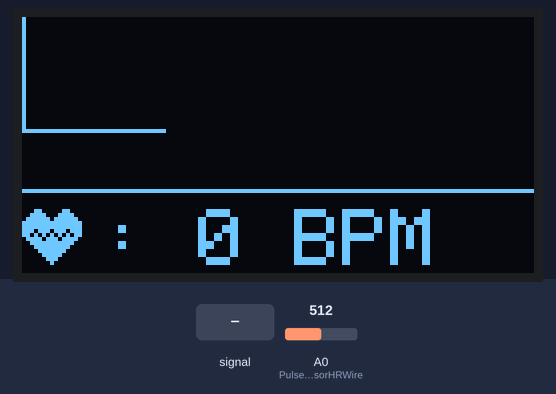
A sketch run on a simulated Arduino Uno, built with avr-gcc and run on an emulated ATmega328P. On the bench: 128×64 one-colour display. The test bench sets the inputs (shaded band); at power-on: A0 (PulseSensorHRWire) = 512. What the sketch prints to the serial monitor is not drawn.

Above: at 7.3 s.
7.4 s: A0 (PulseSensorHRWire) fed a 200 Hz sine of ±81 counts around its level
At 9.81 s:
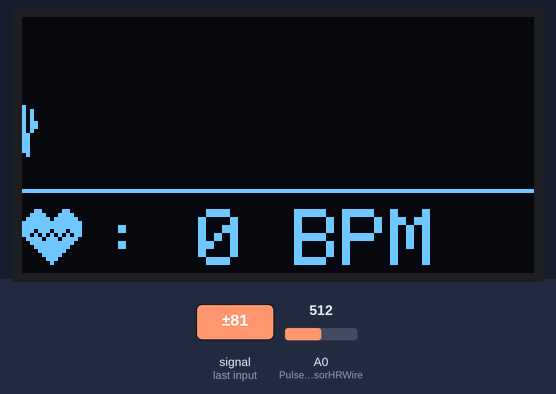
10.4 s: A0 (PulseSensorHRWire) set to 530
At 10.77 s:
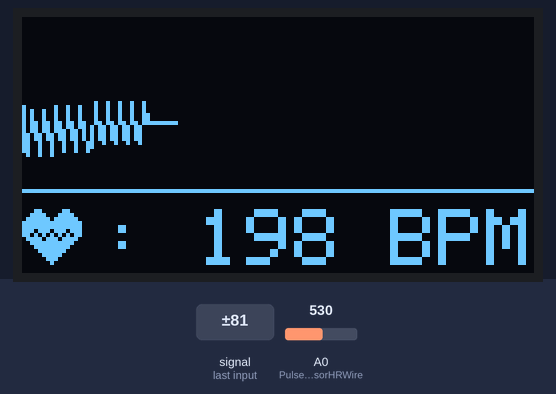
12.1 s: A0 (PulseSensorHRWire) fed a 1000 Hz sine of ±255 counts around its level
At 12.37 s:
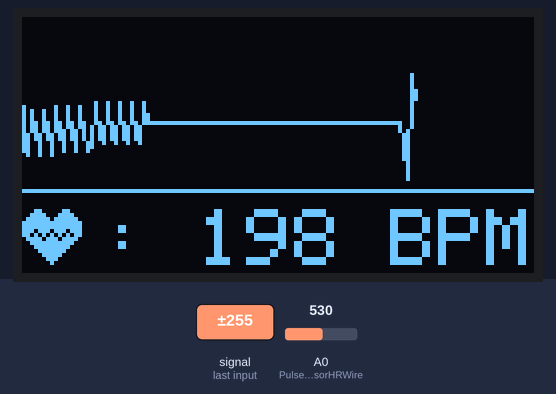
13.7 s: A0 (PulseSensorHRWire) set to 510
At 13.98 s:
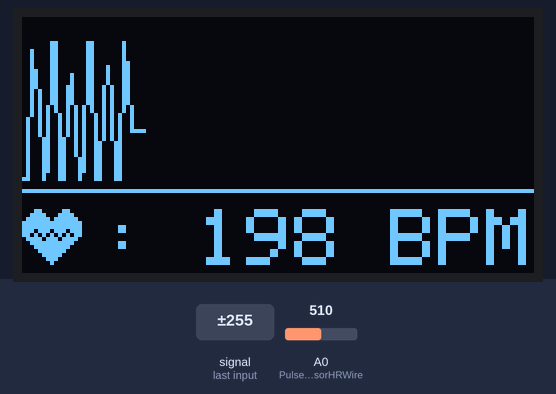
15.3 s: A0 (PulseSensorHRWire) set to 716
At 15.57 s:
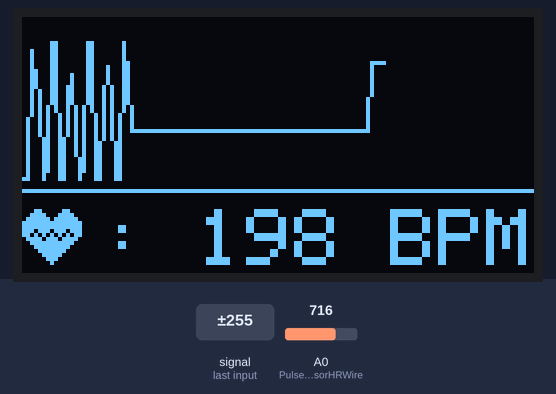
Timing chart, 0 to 17.9 s (numbered marks = the images above; inputs shaded):
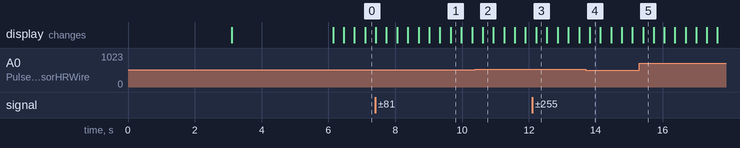

The sketch:

pulse_heart_sensor.ino
```cpp
#include <SPI.h>
#include <Wire.h>
#include <Adafruit_GFX.h>
#include <Adafruit_SSD1306.h>
#define SCREEN_WIDTH 128 //--> Lebar OLED Display
#define SCREEN_HEIGHT 64 //--> Tinggi OLED Display
#define OLED_RESET     -1 // Reset pin
Adafruit_SSD1306 display(SCREEN_WIDTH, SCREEN_HEIGHT, &Wire, OLED_RESET);
unsigned long previousMillisGetHR = 0; //--> menyimpan waktu millis ketika sudah diperbaharui (heartbeat)
unsigned long previousMillisResultHR = 0; //--> menyimpan waktu millis ketika sudah diperbaharui (BPM)
const long intervalGetHR = 20; //--> Interval pebacaan.
const long intervalResultHR = 10000; //--> Interval pembacaan setiap 10 detik
int PulseSensorSignal;
const int PulseSensorHRWire = A0;
int UpperThreshold = 540;
int LowerThreshold = 520;
int cntHB = 0;
boolean ThresholdStat = true; //--> variabel untuk mentriger detak jantung
int BPMval = 0;

int x=0;
int y=0;
int lastx=0;
int lasty=0;

//----------------------------------------'HardyIndustriesLogo', 128x64px
const unsigned char HardyIndustriesLogo [] PROGMEM = {
  0xff, 0xff, 0xff, 0xff, 0xff, 0xff, 0xff, 0xff, 0xff, 0xff, 0xff, 0xff, 0xff, 0xff, 0xff, 0xff,
  0xff, 0xff, 0xff, 0xff, 0xff, 0xff, 0xff, 0xff, 0xff, 0xff, 0xff, 0xff, 0xff, 0xff, 0xff, 0xff,
  0xff, 0xff, 0xff, 0xff, 0xff, 0xff, 0xff, 0xff, 0xff, 0xff, 0xff, 0xff, 0xff, 0xff, 0xff, 0xff,
  0xff, 0xff, 0xff, 0xff, 0xff, 0xff, 0xff, 0xff, 0xff, 0xff, 0xff, 0xff, 0xff, 0xff, 0xff, 0xff,
  0xff, 0xff, 0xff, 0xff, 0xff, 0xff, 0xff, 0xff, 0xff, 0xff, 0xff, 0xff, 0xff, 0xff, 0xff, 0xff,
  0xff, 0xff, 0xff, 0xff, 0xff, 0xff, 0xff, 0xff, 0xff, 0xff, 0xff, 0xff, 0xff, 0xff, 0xff, 0xff,
  0xff, 0xff, 0xff, 0xff, 0xff, 0xff, 0xff, 0xff, 0xff, 0xff, 0xff, 0xff, 0xff, 0xff, 0xff, 0xff,
  0xff, 0xff, 0xff, 0xff, 0xff, 0xff, 0xff, 0xff, 0xff, 0xff, 0xff, 0xff, 0xff, 0xff, 0xff, 0xff,
  0xff, 0xff, 0xff, 0xff, 0xff, 0xff, 0xff, 0xff, 0xff, 0xff, 0xff, 0xff, 0xff, 0xff, 0xff, 0xff,
  0xff, 0xff, 0xff, 0xff, 0xff, 0xff, 0xff, 0xff, 0xff, 0xff, 0xff, 0xff, 0xff, 0xff, 0xff, 0xff,
  0xff, 0xff, 0xff, 0xff, 0xff, 0xff, 0xff, 0xff, 0xff, 0xff, 0xff, 0xff, 0xff, 0xff, 0xff, 0xff,
  0xff, 0xff, 0xff, 0xff, 0xff, 0xff, 0xff, 0xff, 0xff, 0xff, 0xff, 0xff, 0xff, 0xff, 0xff, 0xff,
  0xff, 0xff, 0xff, 0xff, 0xff, 0xff, 0xff, 0xff, 0xff, 0xff, 0xff, 0xff, 0xff, 0xff, 0xff, 0xff,
  0xff, 0xff, 0xff, 0xff, 0xff, 0xff, 0xff, 0xff, 0xff, 0xff, 0xff, 0xff, 0xff, 0xff, 0xff, 0xff,
  0xff, 0xff, 0xff, 0xff, 0xff, 0xff, 0xff, 0xff, 0xff, 0xff, 0xff, 0xff, 0xff, 0xff, 0xff, 0xff,
  0xff, 0xff, 0xff, 0xff, 0xff, 0xff, 0xff, 0xff, 0xff, 0xff, 0xff, 0xff, 0xff, 0xff, 0xff, 0xff,
  0xff, 0xff, 0xff, 0xff, 0xff, 0xff, 0xff, 0xff, 0xff, 0xff, 0xff, 0xff, 0xff, 0xff, 0xff, 0xff,
  0xff, 0xf8, 0x9f, 0xff, 0xff, 0x00, 0xff, 0xff, 0xff, 0xff, 0xff, 0xff, 0xff, 0xff, 0xff, 0xff,
  0xff, 0xf8, 0x83, 0xff, 0xff, 0x00, 0x00, 0x00, 0x00, 0x03, 0xff, 0xff, 0xff, 0xff, 0xff, 0xff,
  0xff, 0xf8, 0xc0, 0xff, 0xfe, 0x00, 0x00, 0x00, 0x00, 0x00, 0x00, 0x00, 0x00, 0x07, 0xff, 0xff,
  0xfc, 0xf8, 0xf8, 0x7f, 0xfe, 0x3f, 0xff, 0xff, 0xff, 0xff, 0xff, 0xff, 0xff, 0xff, 0xff, 0xff,
  0xf8, 0x60, 0x9e, 0x3f, 0xfe, 0x38, 0x7f, 0x0f, 0xf0, 0x7f, 0xc0, 0x3f, 0x80, 0x7e, 0x0f, 0xc1,
  0xf0, 0x00, 0x87, 0x1f, 0xfe, 0x78, 0xff, 0x0f, 0xf0, 0x7f, 0x80, 0x1f, 0x00, 0x0e, 0x0f, 0x83,
  0xf0, 0x00, 0x83, 0x8f, 0xfc, 0x70, 0xff, 0x0f, 0xe0, 0x7f, 0x80, 0x0f, 0x00, 0x07, 0x0f, 0x07,
  0xf8, 0x00, 0xf0, 0xc7, 0xfc, 0x70, 0xfe, 0x1f, 0xc0, 0x7f, 0x0f, 0x0f, 0x0f, 0x03, 0x06, 0x0f,
  0xf8, 0x07, 0x78, 0xe7, 0xfc, 0xf0, 0xfe, 0x1f, 0x80, 0x7f, 0x0f, 0x0e, 0x1f, 0x83, 0x84, 0x1f,
  0xf8, 0x18, 0x0c, 0x63, 0xfc, 0xe1, 0xfe, 0x1f, 0x84, 0x7f, 0x0f, 0x0e, 0x1f, 0xc3, 0x80, 0x3f,
  0xf8, 0x20, 0x06, 0x33, 0xfc, 0xe1, 0xfc, 0x3f, 0x0c, 0x3e, 0x1e, 0x1e, 0x1f, 0xc3, 0x80, 0x7f,
  0xf8, 0x20, 0x03, 0x33, 0xf9, 0xe0, 0x00, 0x3e, 0x1c, 0x3e, 0x00, 0x3c, 0x3f, 0xc3, 0xc1, 0xff,
  0xe0, 0x43, 0xc3, 0x31, 0xf9, 0xc0, 0x00, 0x3c, 0x3c, 0x3e, 0x00, 0x7c, 0x3f, 0xc3, 0xc3, 0xff,
  0x80, 0x47, 0xe1, 0x31, 0xf9, 0xc0, 0x00, 0x7c, 0x3c, 0x3e, 0x00, 0x7c, 0x3f, 0x87, 0xc3, 0xff,
  0x80, 0x47, 0xe1, 0xff, 0xfb, 0xc3, 0xf8, 0x78, 0x00, 0x3c, 0x38, 0x78, 0x7f, 0x07, 0xc3, 0xff,
  0x80, 0x47, 0xe1, 0xf1, 0xfb, 0x87, 0xf8, 0x70, 0x00, 0x3c, 0x38, 0x78, 0x7e, 0x0f, 0x87, 0xff,
  0x80, 0x47, 0xe0, 0x06, 0xf3, 0x87, 0xf8, 0xf0, 0x00, 0x3c, 0x78, 0x38, 0x7c, 0x1f, 0x87, 0xff,
  0x80, 0x43, 0xc3, 0xf0, 0xf7, 0x87, 0xf0, 0xe1, 0xfc, 0x38, 0x78, 0x38, 0x00, 0x3f, 0x87, 0xff,
  0xf8, 0x20, 0x03, 0xff, 0xf7, 0x0f, 0xf0, 0xc3, 0xfc, 0x18, 0x7c, 0x30, 0x00, 0xff, 0x0f, 0xff,
  0xf8, 0x20, 0x03, 0x87, 0xf7, 0x0f, 0xf0, 0x83, 0xfc, 0x18, 0xfc, 0x30, 0x03, 0xff, 0x0f, 0xff,
  0xf8, 0x10, 0x00, 0x37, 0xe7, 0xff, 0xff, 0xff, 0xff, 0xff, 0xff, 0xff, 0xff, 0xff, 0xff, 0xff,
  0xf8, 0x06, 0x27, 0x87, 0xef, 0x11, 0xe2, 0x07, 0x86, 0x18, 0x00, 0x00, 0x70, 0x80, 0xc7, 0xff,
  0xf8, 0x00, 0x27, 0xff, 0xee, 0x00, 0xc2, 0x01, 0x8e, 0x00, 0x00, 0x00, 0x10, 0x01, 0x03, 0xff,
  0xf0, 0x00, 0x23, 0xf1, 0xee, 0x20, 0xc2, 0x01, 0x0e, 0x20, 0x00, 0x02, 0x11, 0x00, 0x13, 0xff,
  0xf0, 0x00, 0x30, 0x05, 0xfc, 0x20, 0x44, 0x30, 0x0c, 0x03, 0xe1, 0xc2, 0x20, 0x1e, 0x1f, 0xff,
  0xf8, 0x60, 0x98, 0x05, 0xdc, 0x00, 0x04, 0x30, 0x1c, 0x20, 0xe1, 0xc0, 0x60, 0x03, 0x07, 0xff,
  0xfc, 0xf8, 0xce, 0x73, 0xdc, 0x40, 0x04, 0x61, 0x18, 0x70, 0xe3, 0x84, 0x62, 0x1f, 0x83, 0xff,
  0xff, 0xf8, 0xe0, 0xbf, 0xf8, 0x46, 0x08, 0x03, 0x00, 0x00, 0x43, 0x84, 0x00, 0x1f, 0x07, 0xff,
  0xff, 0xf8, 0xf0, 0xbf, 0xf8, 0x06, 0x08, 0x07, 0x00, 0x80, 0xc3, 0x0c, 0x00, 0x00, 0x07, 0xff,
  0xff, 0xf8, 0xfe, 0x7f, 0xf8, 0x07, 0x08, 0x1f, 0x83, 0x83, 0xc7, 0x0c, 0x04, 0x00, 0x1f, 0xff,
  0xff, 0xff, 0xff, 0xff, 0xff, 0xff, 0xff, 0xff, 0xff, 0xff, 0xff, 0xff, 0xff, 0xff, 0xff, 0xff,
  0xff, 0xff, 0xff, 0xff, 0xff, 0xff, 0xff, 0xff, 0xff, 0xff, 0xff, 0xff, 0xff, 0xff, 0xff, 0xff,
  0xff, 0xff, 0xff, 0xff, 0xff, 0xff, 0xff, 0xff, 0xff, 0xff, 0xff, 0xff, 0xff, 0xff, 0xff, 0xff,
  0xff, 0xff, 0xff, 0xff, 0xff, 0xff, 0xff, 0xff, 0xff, 0xff, 0xff, 0xff, 0xff, 0xff, 0xff, 0xff,
  0xff, 0xff, 0xff, 0xff, 0xff, 0xff, 0xff, 0xff, 0xff, 0xff, 0xff, 0xff, 0xff, 0xff, 0xff, 0xff,
  0xff, 0xff, 0xff, 0xff, 0xff, 0xff, 0xff, 0xff, 0xff, 0xff, 0xff, 0xff, 0xff, 0xff, 0xff, 0xff,
  0xff, 0xff, 0xff, 0xff, 0xff, 0xff, 0xff, 0xff, 0xff, 0xff, 0xff, 0xff, 0xff, 0xff, 0xff, 0xff,
  0xff, 0xff, 0xff, 0xff, 0xff, 0xff, 0xff, 0xff, 0xff, 0xff, 0xff, 0xff, 0xff, 0xff, 0xff, 0xff,
  0xff, 0xff, 0xff, 0xff, 0xff, 0xff, 0xff, 0xff, 0xff, 0xff, 0xff, 0xff, 0xff, 0xff, 0xff, 0xff,
  0xff, 0xff, 0xff, 0xff, 0xff, 0xff, 0xff, 0xff, 0xff, 0xff, 0xff, 0xff, 0xff, 0xff, 0xff, 0xff,
  0xff, 0xff, 0xff, 0xff, 0xff, 0xff, 0xff, 0xff, 0xff, 0xff, 0xff, 0xff, 0xff, 0xff, 0xff, 0xff,
  0xff, 0xff, 0xff, 0xff, 0xff, 0xff, 0xff, 0xff, 0xff, 0xff, 0xff, 0xff, 0xff, 0xff, 0xff, 0xff,
  0xff, 0xff, 0xff, 0xff, 0xff, 0xff, 0xff, 0xff, 0xff, 0xff, 0xff, 0xff, 0xff, 0xff, 0xff, 0xff,
  0xff, 0xff, 0xff, 0xff, 0xff, 0xff, 0xff, 0xff, 0xff, 0xff, 0xff, 0xff, 0xff, 0xff, 0xff, 0xff,
  0xff, 0xff, 0xff, 0xff, 0xff, 0xff, 0xff, 0xff, 0xff, 0xff, 0xff, 0xff, 0xff, 0xff, 0xff, 0xff,
  0xff, 0xff, 0xff, 0xff, 0xff, 0xff, 0xff, 0xff, 0xff, 0xff, 0xff, 0xff, 0xff, 0xff, 0xff, 0xff,
  0xff, 0xff, 0xff, 0xff, 0xff, 0xff, 0xff, 0xff, 0xff, 0xff, 0xff, 0xff, 0xff, 0xff, 0xff, 0xff
};
//---------------------------------------------------Logo Hati-----------------------------------
const unsigned char Heart_Icon [] PROGMEM = {
  0x00, 0x00, 0x18, 0x30, 0x3c, 0x78, 0x7e, 0xfc, 0xff, 0xfe, 0xff, 0xfe, 0xee, 0xee, 0xd5, 0x56,
  0x7b, 0xbc, 0x3f, 0xf8, 0x1f, 0xf0, 0x0f, 0xe0, 0x07, 0xc0, 0x03, 0x80, 0x01, 0x00, 0x00, 0x00
};

void setup() {
  Serial.begin(115200);
  if(!display.begin(SSD1306_SWITCHCAPVCC, 0x3C)) {
    Serial.println(F("SSD1306 allocation failed"));
    for(;;); //--> Jangan proses, loop selamanya
  }
  //----------------------------------------menampilkan logo
  display.clearDisplay();
  display.drawBitmap(0, 0, HardyIndustriesLogo, 128, 64, WHITE);
  display.display();
  delay(3000);
  //----------------------------------------menampilkan nilai bpm
  display.clearDisplay();
  display.setTextSize(1);
  display.setTextColor(WHITE);

  display.setCursor(0, 12);
  display.print("     Please wait");

  display.setCursor(0, 22);
  display.print("     10  seconds");

  display.setCursor(0, 32);
  display.print("       to get");

  display.setCursor(0, 42);
  display.print(" the Heart Rate value");

  display.display();
  delay(3000);

  //----------------------------------------tampilan pertama mebuat nilai bpm 0
  display.clearDisplay();
  display.drawBitmap(0, 47, Heart_Icon, 16, 16, WHITE);

  display.drawLine(0, 43, 127, 43, WHITE);

  display.setTextSize(2);
  display.setTextColor(WHITE);
  display.setCursor(20, 48);
  display.print(": 0 BPM");
  display.display();
  Serial.println();
  Serial.println("Please wait 10 seconds to get the BPM Value");
}

void loop() {
  GetHeartRate();
}

void GetHeartRate() {
  //----------------------------------------proses pembacaan.
  unsigned long currentMillisGetHR = millis();

  if (currentMillisGetHR - previousMillisGetHR >= intervalGetHR) {
    previousMillisGetHR = currentMillisGetHR;

    PulseSensorSignal = analogRead(PulseSensorHRWire);
    Serial.print(PulseSensorSignal);
    Serial.print("   ");

    if (PulseSensorSignal > UpperThreshold && ThresholdStat == true) {
      cntHB++;
      ThresholdStat = false;
    }

    if (PulseSensorSignal < LowerThreshold) {
      ThresholdStat = true;
    }

    DrawGraph();
  }
  //----------------------------------------proses meubah dari pembacaan ke nilai bpm
  unsigned long currentMillisResultHR = millis();

  if (currentMillisResultHR - previousMillisResultHR >= intervalResultHR) {
    previousMillisResultHR = currentMillisResultHR;

    BPMval = cntHB * 6;
    Serial.print("BPM : ");
    Serial.println(BPMval);

    display.fillRect(20, 48, 108, 18, BLACK);

    display.drawBitmap(0, 47, Heart_Icon, 16, 16, WHITE);
    display.drawLine(0, 43, 127, 43, WHITE);

    display.setTextSize(2);
    display.setTextColor(WHITE);
    display.setCursor(20, 48);
    display.print(": ");
    display.print(BPMval);
    display.print(" BPM");
    display.display();

    cntHB = 0;
  }
}
//--------------------------------------------------------------------------------membuat grafik
void DrawGraph() {
  if (x > 127) {
    display.fillRect(0, 0, 128, 42, BLACK);
    x = 0;
    lastx = 0;
  }
  int ySignal = PulseSensorSignal;

  if (ySignal > 850) ySignal = 850;
  if (ySignal < 350) ySignal = 350;

  int ySignalMap = map(ySignal, 350, 850, 0, 40);

  y = 40 - ySignalMap;
  Serial.println(y);
  display.writeLine(lastx,lasty,x,y,WHITE);
  display.display();
  lastx = x;
  lasty = y;

  x++;
}
```
